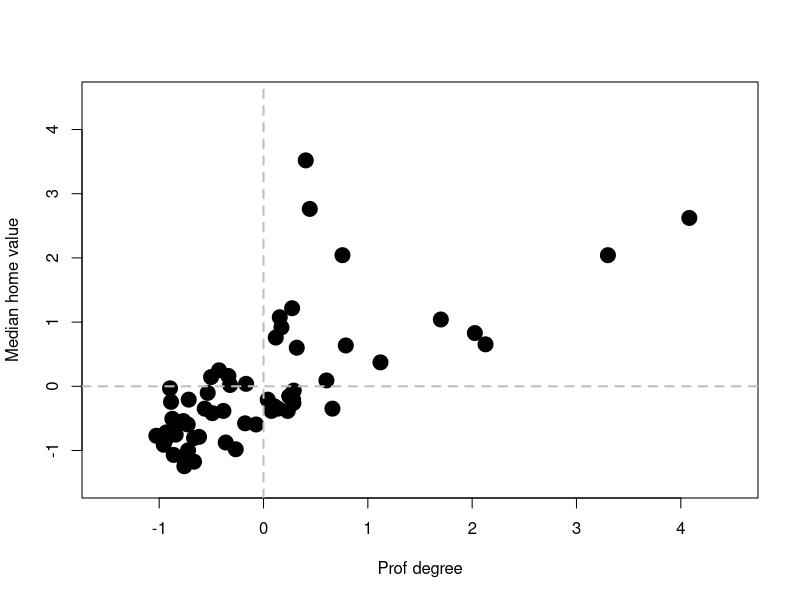
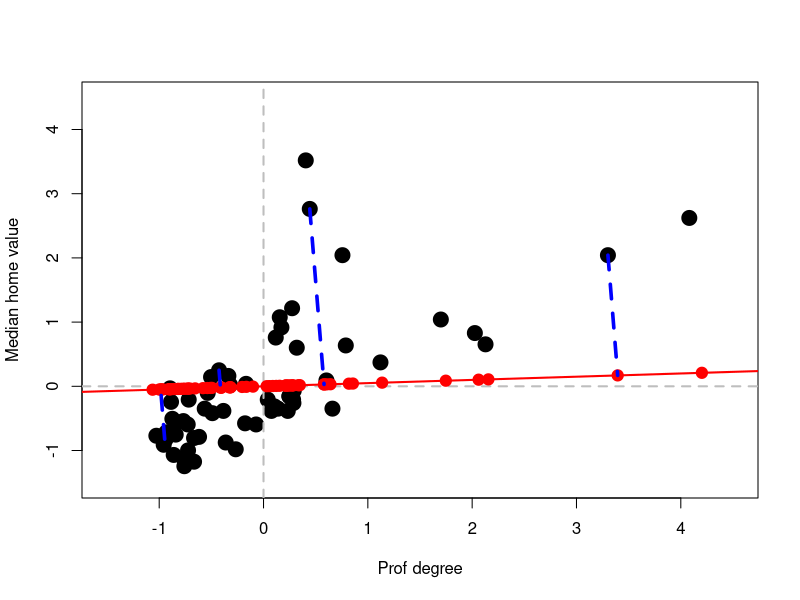
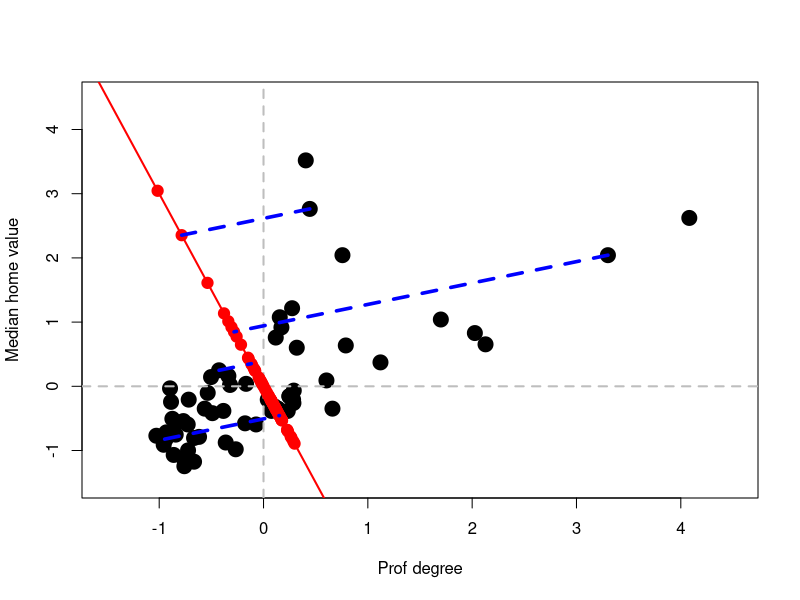
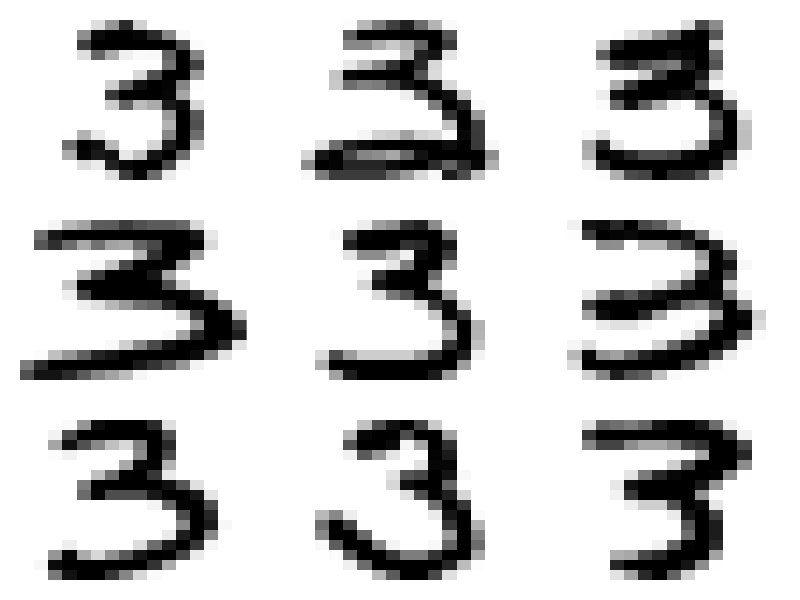
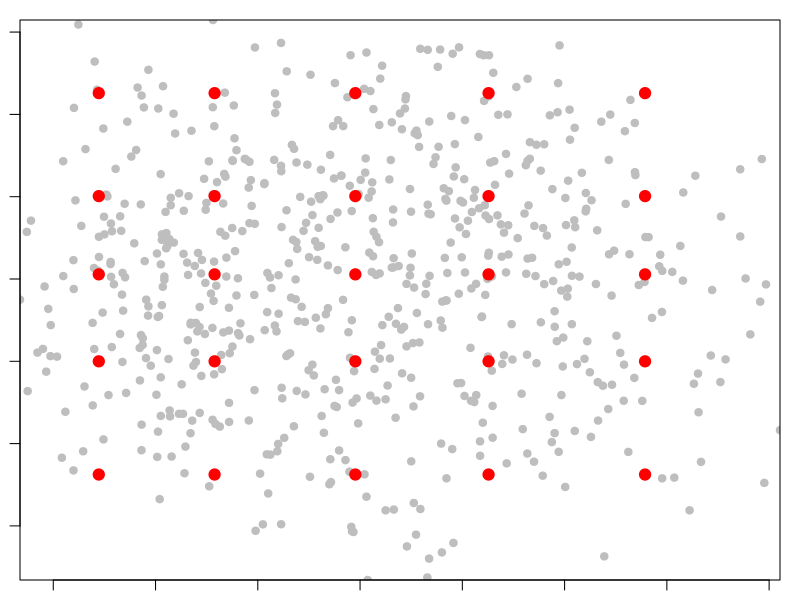
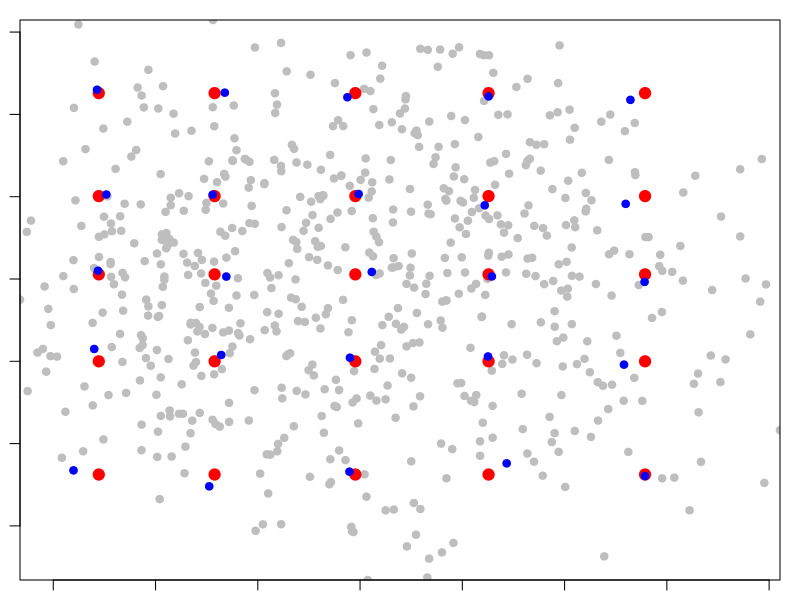
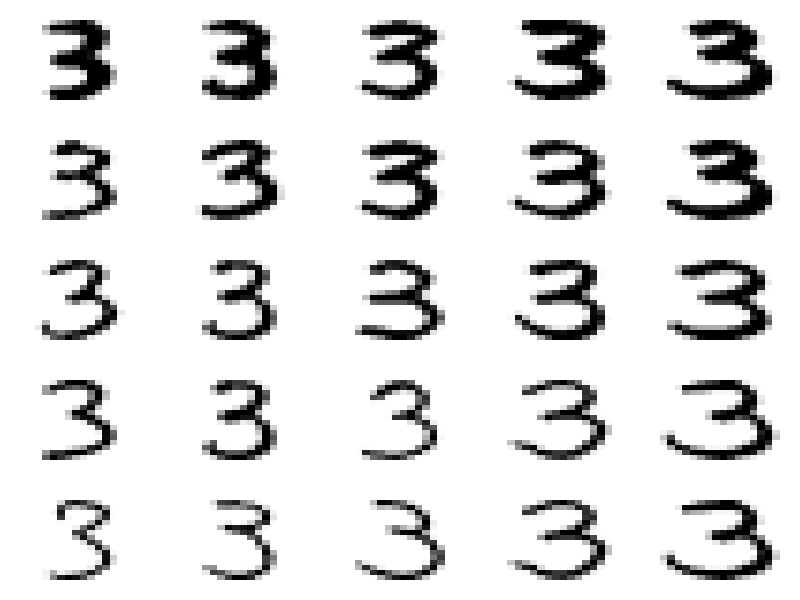
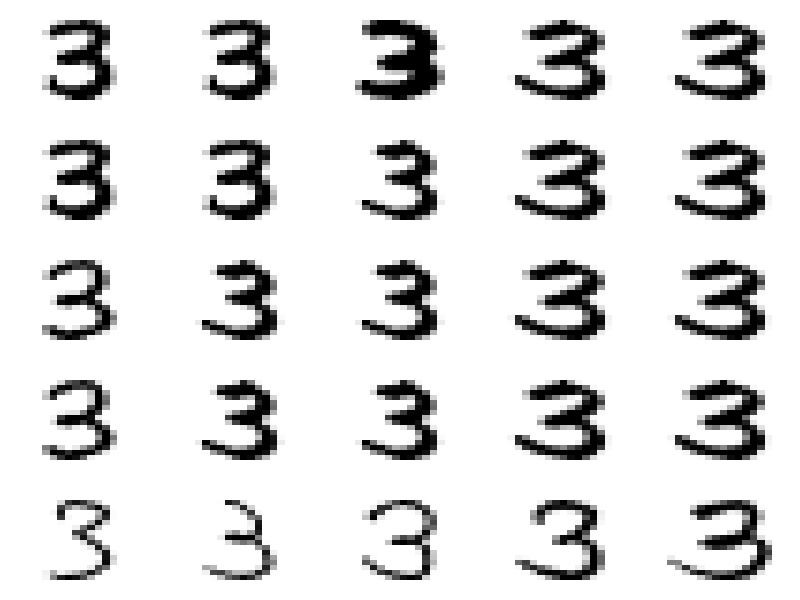

Write the R code that produced these figures, in order.
## ---- chunk 1
knitr::opts_chunk$set(echo = TRUE, fig.width=6, fig.height=6,  
                      warning=FALSE, message=FALSE, tidy=TRUE) #, eval = FALSE)
## ---- chunk 2
x <- read.table('t8-5.dat', header=TRUE)
## ---- chunk 3
xx <- x[,c(2,5)]
colnames(xx) <- c('Prof degree', 'Median home value')
## ---- chunk 4
xx <- scale(xx, center=colMeans(xx), scale=TRUE)
## ---- chunk 5
norm <- function(a) sqrt(norm2(a))
norm2 <- function(a) sum(a^2)
## ---- chunk 6
plot(xx, pch=19, col='black', cex=2, xlim=c(-1.5, 4.5), ylim=c(-1.5, 4.5))
abline(h=0, lwd=2, col='grey', lty=2)
abline(v=0, lwd=2, col='grey', lty=2)
## ---- chunk 7
a <- c(1, 0.05)
a <- a / norm(a)
# Find the projections (coordinates of the
# observations on this basis of size 1)
prs <- (xx %*% a)
# Find the orthogonal projections of each
# observation on this subspace of dimension 1
pr <- prs %*% a 
# Plot the data
plot(xx, pch=19, col='black', cex=2, xlim=c(-1.5, 4.5), ylim=c(-1.5, 4.5))
abline(h=0, lwd=2, col='grey', lty=2)
abline(v=0, lwd=2, col='grey', lty=2)

# Show the subspace on which we are projecting
abline(0, a[2]/a[1], lwd=2, col='red')

# Add the projections of the data on this subspace
points(pr[,1], pr[,2], pch=19, cex=1.5, col='red')

# Highlight a few of them
ind <- c(26, 25, 48, 36)
pr2 <- pr[ind, ]
for(j in 1:length(ind))
lines(c(xx[ind[j],1], pr2[j,1]), c(xx[ind[j],2], pr2[j,2]), 
col='blue', lwd=3.5, lty=2)
## ---- chunk 8
a <- c(-1, 3)
a <- a / norm(a)
# Find the projections (coordinates of the
# observations on this basis of size 1)
prs <- (xx %*% a)
# Find the orthogonal projections of each
# observation on this subspace of dimension 1
pr <- prs %*% a 
# Plot the data
plot(xx, pch=19, col='black', cex=2, xlim=c(-1.5, 4.5), ylim=c(-1.5, 4.5))
abline(h=0, lwd=2, col='grey', lty=2)
abline(v=0, lwd=2, col='grey', lty=2)

# Show the subspace on which we are projecting
abline(0, a[2]/a[1], lwd=2, col='red')

# Add the projections of the data on this subspace
points(pr[,1], pr[,2], pch=19, cex=1.5, col='red')

# Highlight a few of them
ind <- c(26, 25, 48, 36)
pr2 <- pr[ind, ]
for(j in 1:length(ind))
lines(c(xx[ind[j],1], pr2[j,1]), c(xx[ind[j],2], pr2[j,2]), 
col='blue', lwd=3.5, lty=2)
## ---- chunk 9
a <- read.table('train.3.txt', header=FALSE, sep=',')
# Verify that the data has been read correctly
dim(a)
## ---- chunk 10
norm2 <- function(u) sum(u^2)
dist <- function(a, b) norm2(a-b)
## ---- chunk 11
# ----- Define a function for plotting a matrix ----- #
# modified from: http://www.phaget4.org/R/image_matrix.html
# ----- Define a function for plotting a matrix ----- #
myImagePlot <- function(x, ...){
     min <- min(x)
     max <- max(x)
 ColorRamp <- grey(seq(1,0,length=256))
 ColorLevels <- seq(min, max, length=length(ColorRamp))
 # Reverse Y axis
 reverse <- nrow(x) : 1
 x <- x[reverse,]
image(1:ncol(x), 1:nrow(x), t(x), col=ColorRamp, xlab="",
 ylab="", axes=FALSE, zlim=c(min,max))
}
## ---- chunk 12
set.seed(31)
sa <- sample(dim(a)[1], 9)
par(mai = c(1, 1, 1, 1)/5, xaxs = "i", yaxs = "i")
par(mfrow=c(3,3))
for(j in 1:9) {
myImagePlot(t(matrix(unlist(a[sa[j],]), 16, 16)))
}
par(mfrow=c(1,1))
## ---- chunk 13
ac <- scale(a, center=TRUE, scale=FALSE)
si.svd <- svd(ac)
## ---- chunk 14
si.svd$d[1:20]^2 / sum(si.svd$d^2)
# cumulative proportions:
cumsum(si.svd$d^2)[1:20] / sum(si.svd$d^2)
## ---- chunk 15
v1 <- as.vector( ac %*% si.svd$v[,1] )
v2 <- as.vector( ac %*% si.svd$v[,2] )
v3 <- as.vector( ac %*% si.svd$v[,3] )
## ---- chunk 16
qv1 <- quantile(v1, c(.05, .25, .5, .75, .95))
qv2 <- quantile(v2, c(.05, .25, .5, .75, .95))
## ---- chunk 17
# Create a grid
qv <- expand.grid(qv1, qv2)
plot(v1, v2, pch=19, cex=1, col='grey')
points(qv[,1], qv[,2], pch=19, cex=1.5, col='red')
## ---- chunk 18
vs <- cbind(v1, v2)
cvs <- array(0, dim=dim(qv))
for(j in 1:dim(qv)[1]) {
cvs[j,] <- vs[ which.min( apply(vs, 1, dist, b=qv[j,]) ), ]
}
## ---- chunk 19
plot(v1, v2, pch=19, cex=1, col='grey')
points(qv[,1], qv[,2], pch=19, cex=1.5, col='red')
for(j in 1:dim(qv)[1]) {
points(cvs[j,1], cvs[j,2], pch=19, col='blue')
}
## ---- chunk 20
app <- t( si.svd$v[,1:2] %*% t( cvs ) )
## ---- chunk 21
repre <- matrix(0, dim(qv)[1], dim(app)[2])
for(j in 1:dim(qv)[1]) {
repre[j,] <- ac[ which.min( apply(ac, 1, dist, b=app[j,]) ), ]
}
## ---- chunk 22
repre <- scale(repre, center = -colMeans(a), scale=FALSE)
par(mai = c(1, 1, 1, 1)/5, xaxs = "i", yaxs = "i")
par(mfrow=c(5,5))
for(j in 1:dim(repre)[1]) {
myImagePlot(t(matrix(unlist(repre[j,]), 16, 16)))
}
par(mfrow=c(1,1))
## ---- chunk 23
qv1 <- quantile(v1, c(.05, .25, .5, .75, .95))
qv2 <- quantile(v2, c(.05, .25, .5, .75, .95))
qv3 <- quantile(v3, c(.05, .5, .95))
qv <- expand.grid(qv1, qv2, qv3)

vs <- cbind(v1, v2, v3)
# closest v's
cvs <- array(0, dim=dim(qv))
for(j in 1:dim(qv)[1]) {
cvs[j,] <- vs[ which.min( apply(vs, 1, dist, b=qv[j,]) ), ]
}

app <- t( si.svd$v[,1:3] %*% t( cvs ) )


repre <- matrix(0, dim(qv)[1], dim(app)[2])

for(j in 1:dim(qv)[1]) {
repre[j,] <- ac[ which.min( apply(ac, 1, dist, b=app[j,]) ), ]
}

repre <- scale(repre, center = -colMeans(a), scale=FALSE)
par(mai = c(1, 1, 1, 1)/5, xaxs = "i", yaxs = "i")
par(mfrow=c(5,5))
for(j in 1:dim(repre)[1]) {
myImagePlot(t(matrix(unlist(repre[j,]), 16, 16)))
}
